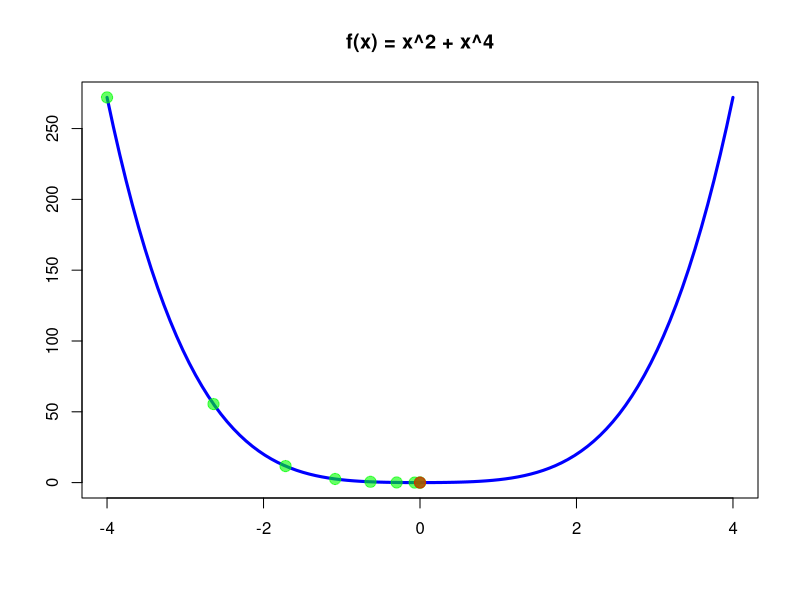

Write the R code that produced this figure.
# --------------------------------------
# Newton-Raphson 1
#
# Author : Alan Samuel Aguirre Salazar
# --------------------------------------


library(Deriv)

f = function(x){
  x^2 + x^4
}

f1 = Deriv(f, nderiv = 1)
f2 = Deriv(f1,nderiv = 1)

grafica = function(){
  z = seq(-4,4, length=100)
  plot(z,f(z), type="l",col="blue",lwd=3, xlab="", ylab="", main='f(x) = x^2 + x^4')
}

grafica()

NewtonRaphson = function(x, err){
  for(i in 1:10){
    print(i)
    points(x, f(x), pch=19, col=rgb(0,1,0,0.6), cex=1.5)
    xprev = x
    x = xprev - (f1(x)/f2(x))
    if( abs(x-xprev) < err ){
      break
    }
  }
  cat('X*=', x, 'f(x*)=', f(x), 'f1(x*)=', f1(x), 'f2(x*)=', f2(x))
  points(x, f(x), pch=19, col=rgb(1,0,0,0.6), cex=1.5)
}


NewtonRaphson(-4, 1e-8)

